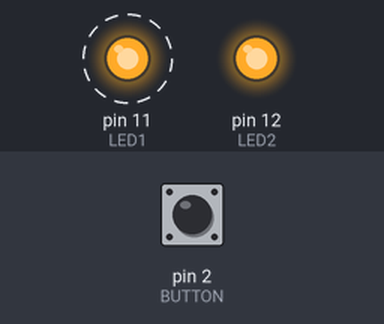
Bench run of a sketch on a simulated Arduino Uno, built with avr-gcc and run on an emulated ATmega328P. On the bench: output pins drawn as LEDs (lit = HIGH). Dashed ring = blinking. Inputs (shaded band) come from the test bench; at power-on: pin 2 (BUTTON) LOW.

Above: at 1.2 s.
1.3 s: pin 2 (BUTTON) pulled HIGH for 0.15 s
At 1.37 s:
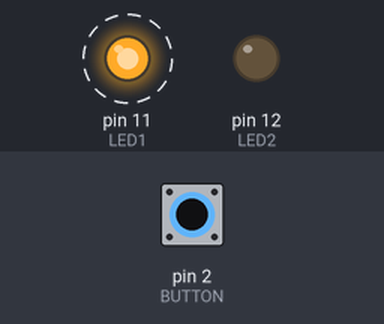
4.3 s: pin 2 (BUTTON) pulled HIGH for 1 s
At 6.5 s:
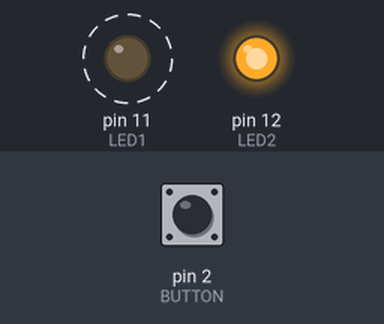
7.3 s: pin 2 (BUTTON) pulled HIGH for 3.2 s
At 8.8 s:
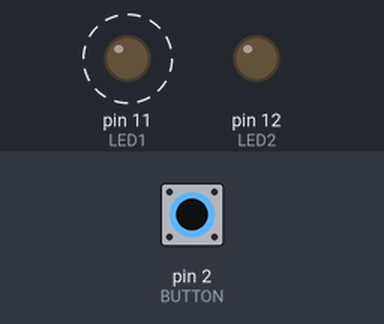
Timing chart, 0 to 18.0 s (numbered marks = the images above; inputs shaded):
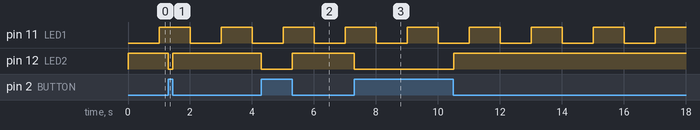

Measured:
- after the input at 1.3 s, pin 12 (LED2): HIGH → LOW at once, → HIGH 0.15 s later
- after the input at 4.3 s, pin 12 (LED2): HIGH → LOW at once, → HIGH 1.0 s later
- after the input at 7.3 s, pin 12 (LED2): HIGH → LOW at once, → HIGH 3.2 s later
- by itself, pin 11 (LED1): alternates HIGH for 1.0 s and LOW for 1.0 s

The sketch:

key_with_timer_interrupt.ino
```cpp
#include <TimerOne.h>

#define LED1    11
#define LED2    12
#define BUTTON  2

#define DELAY  1000000 /* in us ! */

void setup(void)
{
  pinMode(LED1, OUTPUT);
  pinMode(LED2, OUTPUT);
  pinMode(BUTTON, INPUT);

  Timer1.initialize(DELAY);
  Timer1.attachInterrupt(blinkLED); // blinkLED to run every 1 seconds
}


int ledState = LOW;

void blinkLED(void)
{
  ledState = !ledState;
  digitalWrite(LED1, ledState);
}

void loop(void)
{
  int state = digitalRead(BUTTON);
  digitalWrite(LED2, !state);
}
```
